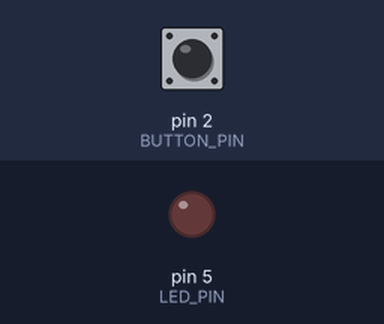
This sketch was run on a simulated Arduino Uno, built with avr-gcc and run on an emulated ATmega328P. On the bench: output pins drawn as LEDs (lit = HIGH). The test bench sets the inputs (shaded band); at power-on: pin 2 (BUTTON_PIN) LOW.

Above: at 1.2 s.
1.3 s: pin 2 (BUTTON_PIN) pulled HIGH for 0.15 s
At 2.7 s:
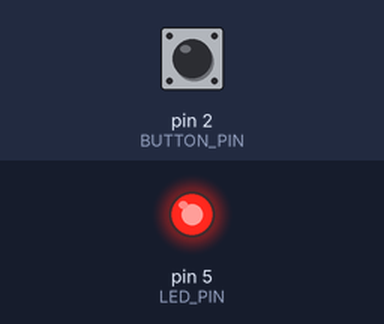
Timing chart, 0 to 7.9 s (numbered marks = the images above; inputs shaded):
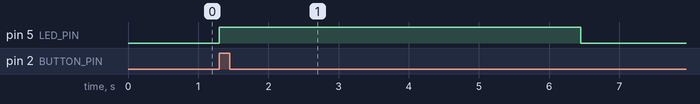

The sketch:

3b1.ino
```cpp
/////////////////////////////////////
/////////// Button Code /////////////
/////////////////////////////////////

bool buttonState = false;

const int BUTTON_PIN = 2;

void updateButton()
{
    buttonState = digitalRead(BUTTON_PIN);
}

void setupButton()
{
    pinMode(BUTTON_PIN, INPUT);
}

/////////////////////////////////////
///////////// LED Code //////////////
/////////////////////////////////////

const int LED_PIN = 5;

unsigned long ledTimer = 0;

void updateLed()
{
    if (buttonState)
    {
        // Activate the LED
        digitalWrite(LED_PIN, HIGH);
        // Keep resetting the timer until
        // the button is released
        ledTimer = millis();
    }
    else
    {
        // Deactivate the LED when the given duration
        // has passed since the button was released
        if ((millis() - ledTimer) > 5000)
        {
            digitalWrite(LED_PIN, LOW);
        }
    }
}

void setupLed()
{
    pinMode(LED_PIN, OUTPUT);
}

/////////////////////////////////////
/////////// Main Code ///////////////
/////////////////////////////////////

void setup()
{
    Serial.begin(9600);

    setupButton();
    setupLed();
}

void loop()
{
    updateButton();
    updateLed();
}
```

Measured:
- after the input at 1.3 s, pin 5 (LED_PIN): LOW → HIGH at once, → LOW 5.1 s later
